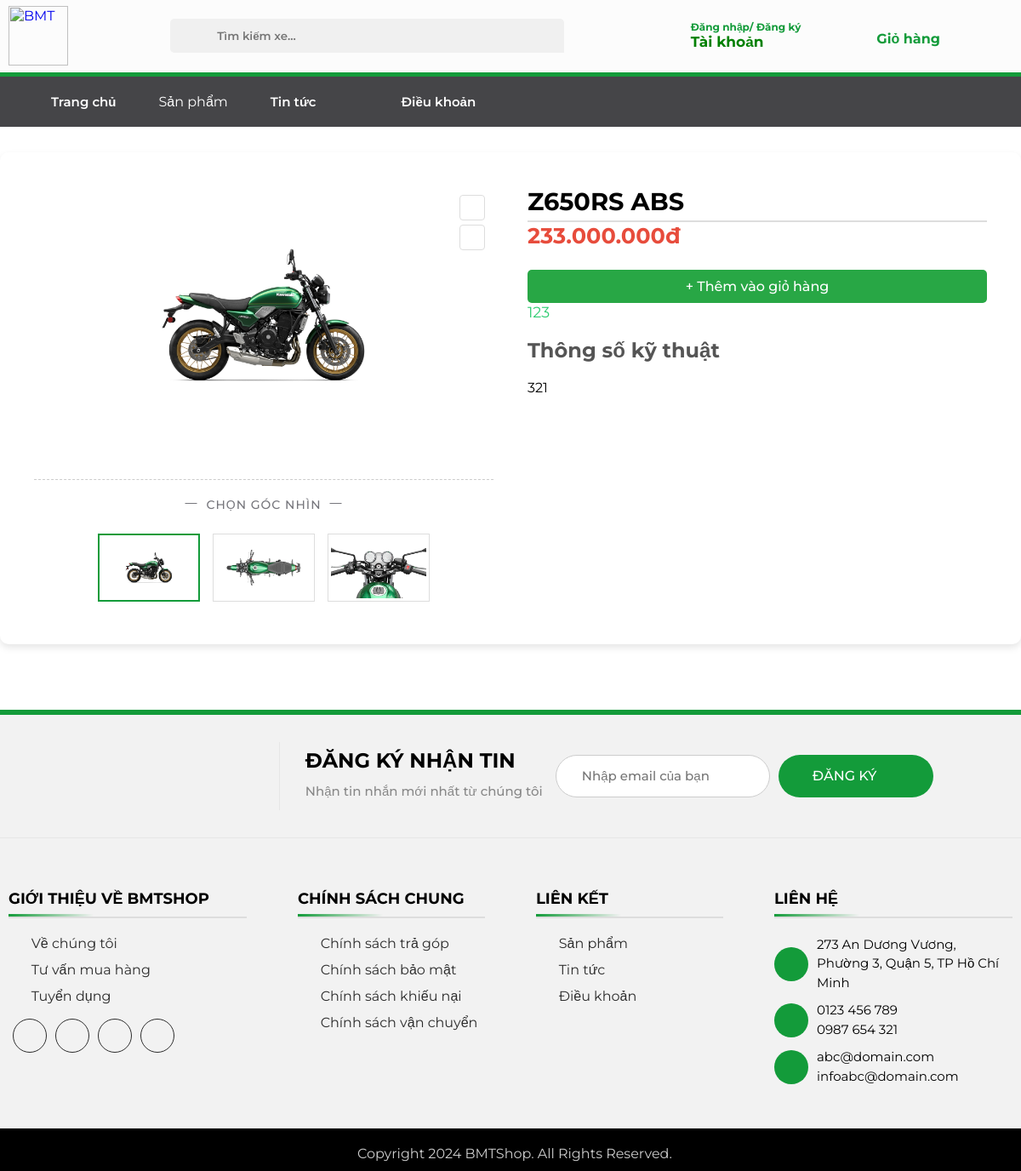
Screenshot of /thongtinsp.php?id=88 with the database file from the repository.
### tables this page shows
CREATE TABLE `products` (
  `id` int(11) NOT NULL,
  `tensp` varchar(255) NOT NULL,
  `dongsp` varchar(255) DEFAULT NULL,
  `status` varchar(255) DEFAULT NULL,
  `giaban` int(11) NOT NULL,
  `thongtinsp` text DEFAULT NULL,
  `thongsokt` text DEFAULT NULL,
  `hinhanh` varchar(255) NOT NULL DEFAULT '',
  `hinhanh2` varchar(255) NOT NULL DEFAULT '',
  `hinhanh3` varchar(255) NOT NULL DEFAULT ''
);

### thongtinsp.php (the view, shortened to what this page needs)
<?php
include('database.php');
$id = isset($_GET['id']) ? intval($_GET['id']) : 0;
$sql = "SELECT id, tensp, giaban, thongtinsp, thongsokt, hinhanh, hinhanh2, hinhanh3 FROM products WHERE id = ?";
$stmt = $conn->prepare($sql);
$stmt->bind_param("i", $id);
$stmt->execute();
$result = $stmt->get_result();
if ($result->num_rows > 0) {
    $row = $result->fetch_assoc();
} else {
    die("Sản phẩm không tồn tại!");
}
?>
<!DOCTYPE html>
<html lang="en">
<head>
    <link rel="stylesheet" href="css/app.css">
    <link rel="stylesheet" href="css/responsive.css">
    <link href='https://unpkg.com/boxicons@2.1.4/css/boxicons.min.css' rel='stylesheet'>
    <link rel="stylesheet" href="./assets/font/font-awesome-pro-v6-6.2.0/css/all.min.css">
</head>
<body>
    <header>
        <div class="header-middle">
            <div class="container">
                <div class="header-middle-left">
                    <div class="header-logo">
                        <a href="index.php" id="logo">
                            <img src="image/logo.png" alt="BMT">
                        </a>
                    </div>
                </div>
                <div class="header-middle-center">
                    <form action="timkiem.php" method="GET" class="form-search">
                            <button type="submit" class="search-btn">
                                <i class="fa-light fa-magnifying-glass"></i>
                            </button>
                        <input type="text" name="tukhoa" class="form-search-input" id="searchBox" placeholder="Tìm kiếm xe... ">
                    </form>
                </div>
                <div class="header-middle-right">
                    <ul class="header-middle-right-list">
                        <li class="header-middle-right-item open">
                            <i class="fa-light fa-user" style="color:#139b3a"></i>
                            <div class="auth-container">
                                <div class="user-info">
                                    <div class="dropdownb">
                                        <h1 class="welcome">
                                            <div class="drip" style="display:flex;flex-direction:column">
                                                <span style="font-size:12px">
                                                    <?php
                                                    if (isset($_SESSION['customer_id'])) {
                                                        echo "Tài khoản";
                                                    } else {
                                                        echo "Đăng nhập/ Đăng ký";
                                                    }
                                                    ?>
                                                </span>
                                                <span class="dropdownb-toggle" style="color:green;font-size:17px">
                                                    <?php
                                                    if (isset($_SESSION['customer_id'])) {
                                                        $stmt = $conn->prepare("SELECT name FROM customer WHERE id = ?");
                                                        $stmt->bind_param("i", $_SESSION['customer_id']);
                                                        $stmt->execute();
                                                        $stmt->bind_result($name);
                                                        if ($stmt->fetch()) {
                                                            echo htmlspecialchars($name);
                                                        } else {
                                                            echo "Tài khoản";
                                                        }
                                                        $stmt->close();
                                                    } else {
                                                        echo "Tài khoản";
                                                    }
                                                    ?>
                                                    <i class="fa-sharp fa-solid fa-caret-down" style="font-size:12px;"></i>
                                                </span>
                                            </div>
                                        </h1>
                                    </div>
                                </div>
                                <div class="hoadon">
                                    <a href="giohang.php" style="text-decoration: none; color: inherit;">
                                        <span class="ravao">
                                            <i class="fa-light fa-basket-shopping"></i> Giỏ hàng
                                        </span>
                                    </a>
                                </div>
                            </div>
                        </li>
                    </ul>
                </div>
            </div>
        </div>
    </header>
    <div class="green-line-header"></div>
    <nav class="header-bottom">
        <div class="container">
            <ul class="menu-list">
                <li class="menu-list-item"><a href="index.php" class="menu-link">Trang chủ</a></li>
                <div class="dropdown">
                    <span>Sản phẩm</span>
                </div>
                <li class="menu-list-item"><a href="index.php" class="menu-link">Tin tức </a></li>
                <li class="menu-list-item"><a href="index.php" class="menu-link">Điều khoản</a></li>
            </ul>
        </div>
    </nav>
    <main role="main">
        <div class="container mt-4">
            <div class="card2">
                <div class="container-fliud">
                    <form name="frmsanphamchitiet11" id="frmsanphamchitiet11" method="POST">
                        <div class="wrapper row">
                            <div class="preview col-md-6">
                                <div class="main-image">
                                    <div class="zoom-controls">
                                        <button type="button" onclick="zoomIn()" class="zoom-btn">
                                            <i class="fa-light fa-plus"></i>
                                        </button>
                                        <button type="button" onclick="zoomOut()" class="zoom-btn">
                                            <i class="fa-light fa-minus"></i>
                                        </button>
                                    </div>
                                    <img id="mainImage" src="sanpham/<?php echo $row['hinhanh']; ?>" alt="<?php echo $row['tensp']; ?>">
                                </div>
                                <div class="thumbnail-section">
                                    <p class="thumbnail-title">CHỌN GÓC NHÌN</p>
                                    <div class="thumbnail-images">
                                        <img class="thumb active" src="sanpham/<?php echo $row['hinhanh']; ?>" alt="<?php echo $row['tensp']; ?>" onclick="changeImage(this)">
                                        <img class="thumb" src="sanpham/<?php echo $row['hinhanh2']; ?>" alt="<?php echo $row['tensp']; ?>" onclick="changeImage(this)">
                                        <img class="thumb" src="sanpham/<?php echo $row['hinhanh3']; ?>" alt="<?php echo $row['tensp']; ?>" onclick="changeImage(this)">
                                    </div>
                                </div>
                            </div>
                            <div class="details col-md-6">
                                <h3><?php echo $row["tensp"]; ?></h3>
                                <div class="price"><?php echo number_format($row["giaban"], 0, ',', '.'); ?>đ</div>
                                <?php
                                $in_cart = false;
                                ?>
                                <div class="display" style="display:flex;">
                                    <button type="button"
                                        class="mua cart-button <?php echo $in_cart ? 'in-cart' : ''; ?>"
                                        data-product-id="<?php echo $row["id"]; ?>"
                                        data-product-price="<?php echo $row["giaban"]; ?>"
                                        data-product-img="<?php echo $row["hinhanh"]; ?>">
                                        <?php echo $in_cart ? '- Xóa khỏi giỏ hàng' : '+ Thêm vào giỏ hàng'; ?>
                                    </button>
                                </div>
                                <p class="vote"><?php echo $row["thongtinsp"]; ?></p>
                                <h4>Thông số kỹ thuật</h4>
                                <ul class="product-details">
                                    <li><?php echo nl2br($row["thongsokt"]); ?></li>
                                </ul>
                            </div>
                        </div>
                    </form>
                </div>
            </div>
        </div>
    </main>
    <?php include 'footer.php' ?>
</body>
</html>

### css/app.css (style rules this page uses)
* { margin: 0; padding: 0; box-sizing: border-box; font-family: "Montserrat", sans-serif; }
body { background-color: #fff; position: relative; }
.container { max-width: 1525px; padding: 0; margin: 0 auto; transition: transform .5s; }
header { background-color: #fcfcfc; top: 0; z-index: 15; position: sticky; }
.header-middle { box-shadow: inset 0px -0.5px 0px #e6e6e6; }
.header-logo img { width: 70px; }
.header-middle .container { padding: 7px 10px; display: flex; align-items: center; justify-content: space-between; }
.header-middle-center { padding: 0 30px; flex: 1; }
.form-search { display: flex; justify-content: center; position: relative; width:100%; }
.form-search-input { height: 40px; outline: none; border: none; background-color: #f0f0f0; padding: 10px 20px; padding-left: 10px; width: 65%; transition: all 0.3s ease; border-top-right-radius: 5px; border-top-right-radius: 5px; font-weight: 600; }
.filter-btn, .search-btn { border: none; outline: none; font-size: 20px; height: 40px; padding: 0 15px; cursor: pointer; display: flex; align-items: center; }
.search-btn { background-color: #f0f0f0; border-top-left-radius: 5px; border-bottom-left-radius: 5px; transition: all 0.3s ease; }
.header-middle-right>ul { display: flex; column-gap: 20px; cursor: pointer; }
.header-middle-right-item { display: flex; align-items: center; }
.header-bottom { background-color: #454548; }
.header-bottom .container { background-color: #454548; }
.auth-container { display: flex; }
.header-middle-right-item { position: relative; }
.header-middle-right-item i { font-size: 25px; margin-right: 10px; }
.menu-list { display: flex; text-align: center; align-items: center; margin: -1px 50px 0px 10px; }
.menu-list-item { padding: 20px 50px; font-size: 15px; list-style: none; align-items: center; text-align: center; }
.menu-link { color: white; text-decoration: none; display: block; position: relative; transition: color 0.3s ease; cursor: pointer; }
.menu-link::after { content: ""; position: absolute; left: 0; bottom: -5px; width: 0; height: 2px; background-color: rgb(20, 152, 3); transition: width 0.3s ease; }
.green-line-header { background-color: #139b3a; height: 4px; padding: 6px 0px 0px 0px; margin: 1px 0px 0px 0px; }
nav ul { display: flex; list-style: none; margin: 10px; }
nav ul li { display: inline; padding-left: 0%; }
nav ul li a { text-decoration: none; color: var(--text-color); font-size: 15px; transition: color 0.3s ease; font-weight: 600; }
a { text-decoration: none; }
ul, li { list-style: none; }
.mua { padding: 8px 0px; border: none; border-radius: 4px; cursor: pointer; font-weight: 500; transition: all 0.3s ease; background-color: #139b3a; color: white; width: 100%; }
.ravao { top: 20px; right: 20px; color: #139b3a; border: none; padding: 10px 15px; cursor: pointer; border-radius: 5px; transition: background-color 0.3s ease; text-align: center; margin-right:70px; font-weight: bold; }
.hoadon { text-align: center; right: -388px; }
.hoadon { display: flex; justify-content: space-between; align-items: center; top:-5px; }
.user-info { display: flex; justify-content: center; align-items: center; gap: 20px; margin-right:40px; }
.welcome { font-size: 24px; color: #139b3a; }
.dropdown { position: relative; display: inline-block; }
.dropdown span { color: white; }
.dropdownb { position: relative; display: inline-block; cursor: pointer; }

### rows the page displays
products: hinhanh (picture), hinhanh2 (picture), hinhanh3 (picture), tensp "Z650RS ABS", giaban "233.000.000", thongtinsp "123", thongsokt "321"
